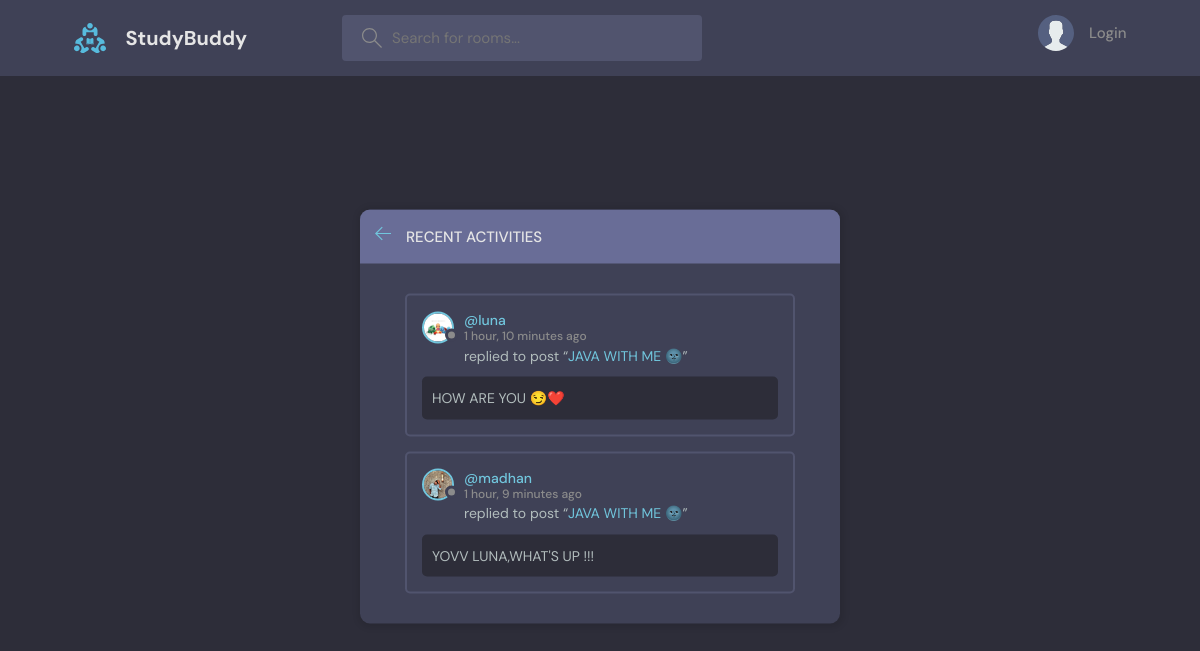
Screenshot of /mobact/1 with the database file from the repository.
### base/models.py (models this page shows, shortened)
class Messages(models.Model):
    user = models.ForeignKey(User, on_delete=models.CASCADE)
    room = models.ForeignKey(Room, on_delete=models.CASCADE)
    body = models.TextField()
    updated = models.DateTimeField(auto_now=True)
    created = models.DateTimeField(auto_now_add=True)

class Profile(models.Model):
    user = models.OneToOneField(User, on_delete=models.CASCADE)
    profile_pic = models.ImageField(upload_to='profile_pics', default="avatar.svg", blank=True, null=True)

class Room(models.Model):
    host = models.ForeignKey(User, on_delete=models.SET_NULL, null=True)
    name = models.CharField(max_length=200)
    description = models.TextField(null=True, blank=True)
    participants = models.ManyToManyField(User,related_name = 'participants',blank=True)
    topic = models.ForeignKey(Topic, on_delete=models.SET_NULL, null=True)
    updated = models.DateTimeField(auto_now=True)
    created = models.DateTimeField(auto_now_add=True)
    def __str__(self):
        return self.name

### base/views.py (the view)
# urls.py: path('mobact/<str:pk>', views.mobact, name = "mobact")
def mobact(request,pk):
    room_messages = Messages.objects.all()
    total_cnt = Room.objects.count()
    context = {'room_messages':room_messages}
    return render(request,'mob_activity.html',context)

### templates/mob_activity.html (shortened to what this page needs)
{% extends 'main.html' %}
{% load static %}
{% block content %}
    <main class="layout">
      <div class="container">
        <div class="layout__box">
          <div class="layout__boxHeader">
            <div class="layout__boxTitle">
              <a href="{% url 'home' %}">
                <svg version="1.1" xmlns="http://www.w3.org/2000/svg" width="32" height="32" viewBox="0 0 32 32">
                  <title>arrow-left</title>
                  <path
                    d="M13.723 2.286l-13.723 13.714 13.719 13.714 1.616-1.611-10.96-10.96h27.625v-2.286h-27.625l10.965-10.965-1.616-1.607z"
                  ></path>
                </svg>
              </a>
              <h3>Recent Activities</h3>
            </div>
          </div>
          <div class="activities-page layout__body">
            {% for message in room_messages %}
            <div class="activities__box">
              <div class="activities__boxHeader roomListRoom__header">
                <a href="{% url 'userProfile' message.user.id %}" class="roomListRoom__author">
                  <div class="avatar avatar--small">
                    {% if message.user.profile.profile_pic %}
                    <img src="{{ message.user.profile.profile_pic.url }}" alt="Profile picture" />
                    {% else %}
                    <img src="{% static 'images/avatar.svg' %}" alt="Profile picture" />
                    {% endif %}
                  </div>
                  <p>
                    @{{message.user.username}}
                    <span>{{message.created|timesince}} ago</span>
                  </p>
                </a>
              </div>
              <div class="activities__boxContent">
                <p>replied to post “<a href="{% url 'room' message.room.id %}">{{message.room}}</a>”</p>
                <div class="activities__boxRoomContent">
                  {{message.body}}
                </div>
              </div>
            </div>
            {% endfor %}
          </div>
        </div>
      </div>
    </main>
{% endblock %}

### static/styles/style.css (style rules this page uses)
:root { --color-main: #71c6dd; --color-main-light: #e1f6fb; --color-dark: #3f4156; --color-dark-medium: #51546e; --color-dark-light: #696d97; --color-light: #e5e5e5; --color-gray: #8b8b8b; --color-light-gray: #b2bdbd; --color-bg: #2d2d39; --color-success: #5dd693; --color-error: #fc4b0b; }
* { font-family: "DM Sans", -apple-system, BlinkMacSystemFont, "Segoe UI", Roboto, Oxygen, Ubuntu, Cantarell, "Open Sans", "Helvetica Neue", sans-serif; margin: 0; padding: 0; box-sizing: border-box; text-rendering: optimizeLegibility; font-size: inherit; }
html { font-size: 56.25%; }
@media only screen and (min-width: 1200px) { html { font-size: 62.5%; } }
body { line-height: 1.6; font-weight: 400; font-size: 1.5rem; color: var(--color-light-gray); background-color: var(--color-bg); min-height: 100vh; }
img { width: 100%; }
a { display: inline-block; color: var(--color-main); text-decoration: none; }
.container { max-width: 120rem; width: 90%; margin: auto; }
.avatar { position: relative; display: inline-block; border-radius: 50%; border: 2px solid var(--color-main); }
.avatar img { display: block; border-radius: 50%; object-fit: cover; object-position: center; }
.avatar::after { content: ""; display: block; position: absolute; background-color: var(--color-gray); z-index: 111; border-radius: 50%; border: 0.3rem solid var(--color-dark); }
.avatar.avatar--small img { width: 2.8rem; height: 2.8rem; }
.avatar.avatar--small:after { width: 0.7rem; height: 0.7rem; bottom: 0px; right: -6px; }
.layout { margin-top: 2.4rem; }
.layout > .container { display: flex; justify-content: space-between; align-items: flex-start; }
.layout__box { width: 90%; max-width: 48rem; min-height: 40rem; position: absolute; top: 50%; left: 50%; transform: translate(-50%, -46%); background-color: var(--color-dark); border-radius: 1rem; box-shadow: 1px 1px 6px 3px rgba(0, 0, 0, 0.1); overflow: hidden; }
.layout__boxHeader { display: flex; padding: 1.5rem; background-color: var(--color-dark-light); }
.layout__boxTitle { display: flex; gap: 1.5rem; align-items: center; }
.layout__boxTitle h3 { text-transform: uppercase; font-weight: 500; color: var(--color-light); }
.layout__boxTitle svg { width: 1.6rem; height: 1.6rem; fill: var(--color-main); }
.layout__body { margin: 3rem; }
.roomListRoom__header { display: flex; justify-content: space-between; align-items: center; }
.roomListRoom__author { font-weight: 500; display: flex; align-items: center; gap: 1rem; }
.activities__box { margin: 1.5rem; padding: 1.5rem; border: 2px solid var(--color-dark-medium); border-radius: 5px; }
.activities__boxHeader p { font-size: 1.4rem; line-height: 1.3; }
.activities__boxHeader p span { color: var(--color-gray); font-size: 1.2rem; display: block; }
.activities__boxContent { margin-left: 4.2rem; }
.activities__boxContent { font-size: 1.4rem; }
.activities__boxRoomContent { background: var(--color-bg); padding: 1rem; border-radius: 5px; margin-top: 1rem; margin-left: -4.2rem; }

### rows the page displays
Messages: user.profile.profile_pic (picture), user.username "luna", created "1 hour, 10 minutes", room "JAVA WITH ME 🌚", body "HOW ARE YOU 😏❤️"
Messages: user.profile.profile_pic (picture), user.username "madhan", created "1 hour, 9 minutes", room "JAVA WITH ME 🌚", body "YOVV LUNA,WHAT'S UP !!!"
